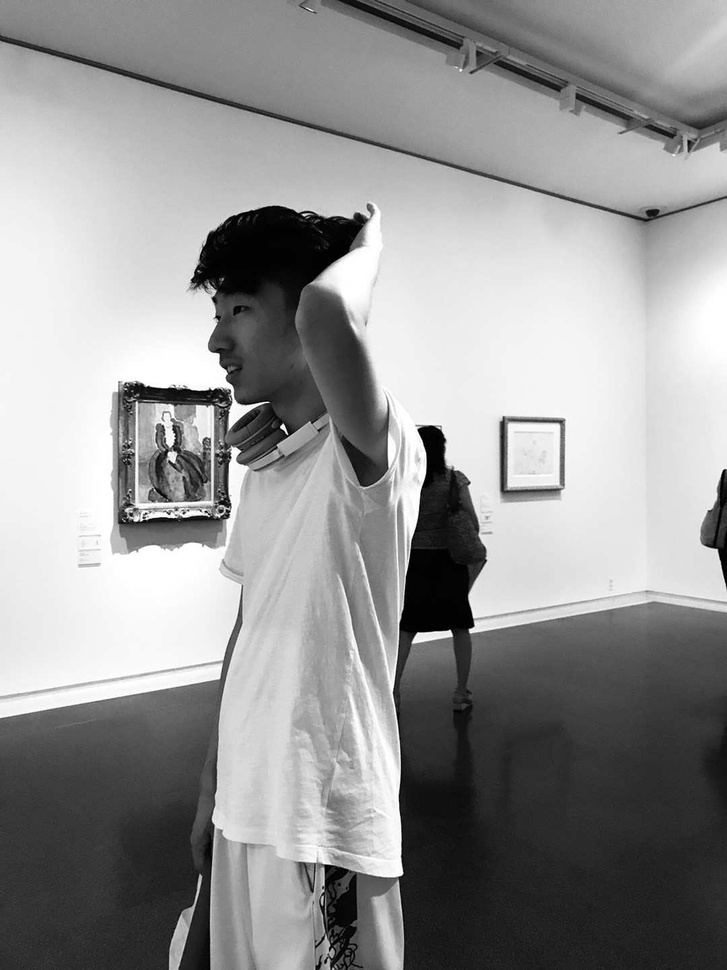
#> input picture Stefan with Art.jpg, 727 x 970 px, shrunk from 1080 x 1440 before the run
$ python write_image_eg.py
#> lines starting #> are read from the running program, lines starting #| are printed output that depends on the picture
from PIL import Image
import numpy
im = Image.open("Stefan with Art.jpg")
#> im is the input picture: PIL image 727x970 L; min 0, max 255, mean 148.2
np_im = numpy.array(im)
print(np_im.shape)
#| (970, 727)
np_im = np_im - 18
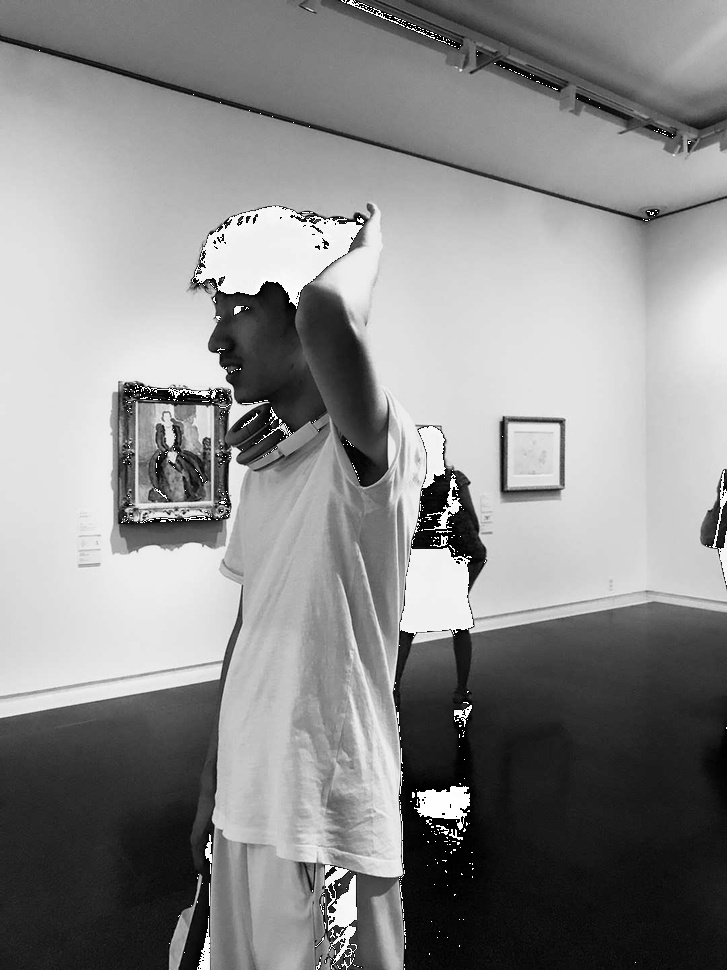
#> np_im: shape (970, 727); min 0, max 255, mean 138.3
print(np_im)
#> (printed output is left out)
new_im = Image.fromarray(np_im)
new_im.save("numpy_altered_sample2.png")

$ run again, with Abrams_Post_114_1_1_0_1.jpg copied over Stefan with Art.jpg
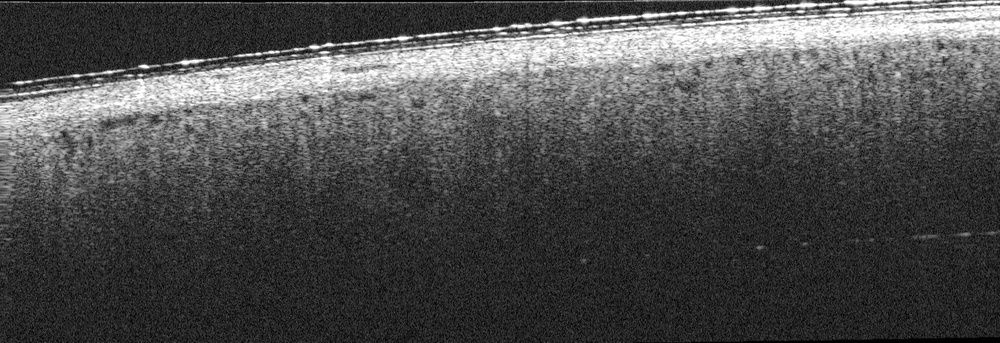
#> input picture Abrams_Post_114_1_1_0_1.jpg, 1000 x 343 px, shrunk from 1571 x 539 before the run
#> im is the input picture: PIL image 1000x343 L; min 0, max 255, mean 77.2
#| (343, 1000)
#> `np_im = np_im - 18`:
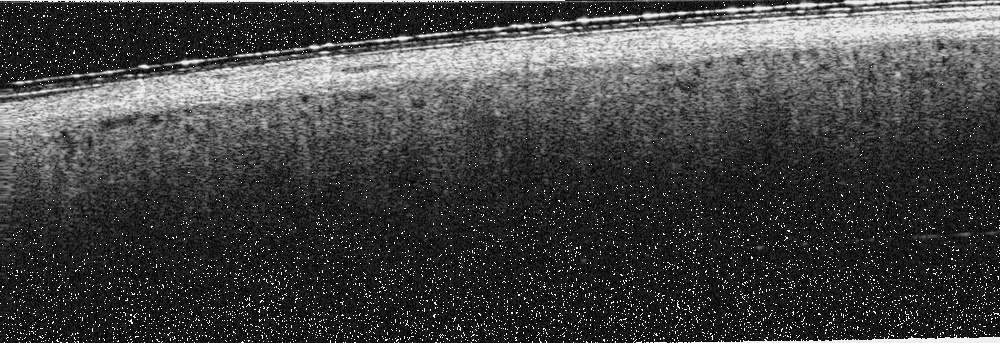
#> np_im: shape (343, 1000); min 0, max 255, mean 66.8
#> (printed output is left out)
